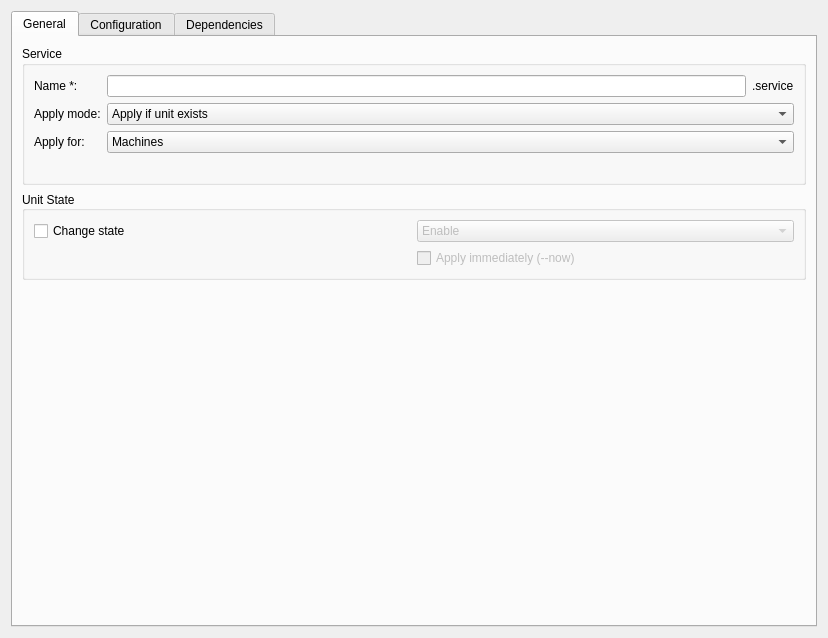
<?xml version="1.0" encoding="UTF-8"?>
<ui version="4.0">
 <class>SystemdWidget</class>
 <widget class="QWidget" name="SystemdWidget">
  <property name="geometry">
   <rect>
    <x>0</x>
    <y>0</y>
    <width>620</width>
    <height>638</height>
   </rect>
  </property>
  <property name="windowTitle">
   <string>Systemd Group Policy</string>
  </property>
  <layout class="QVBoxLayout" name="mainLayout">
   <item>
    <widget class="QTabWidget" name="mainTabWidget">
     <property name="currentIndex">
      <number>0</number>
     </property>
     <widget class="QWidget" name="generalTab">
      <attribute name="title">
       <string>General</string>
      </attribute>
      <layout class="QVBoxLayout" name="generalTabLayout">
       <item>
        <widget class="QGroupBox" name="unitGroupBox">
         <property name="title">
          <string>Service</string>
         </property>
         <layout class="QGridLayout" name="unitGridLayout">
          <item row="0" column="0">
           <widget class="QLabel" name="unitNameLabel">
            <property name="text">
             <string>Name *:</string>
            </property>
           </widget>
          </item>
          <item row="0" column="1">
           <layout class="QHBoxLayout" name="unitNameHBoxLayout">
            <item>
             <widget class="QLineEdit" name="unitNameLineEdit"/>
            </item>
            <item>
             <widget class="QLabel" name="unitTypeLabel">
              <property name="text">
               <string>.service</string>
              </property>
             </widget>
            </item>
           </layout>
          </item>
          <item row="1" column="0">
           <widget class="QLabel" name="applyModeLabel">
            <property name="text">
             <string>Apply mode:</string>
            </property>
           </widget>
          </item>
          <item row="1" column="1">
           <widget class="QComboBox" name="applyModeComboBox">
            <property name="currentIndex">
             <number>1</number>
            </property>
            <item>
             <property name="text">
              <string>Always apply</string>
             </property>
            </item>
            <item>
             <property name="text">
              <string>Apply if unit exists</string>
             </property>
            </item>
            <item>
             <property name="text">
              <string>Apply if unit missing</string>
             </property>
            </item>
           </widget>
          </item>
          <item row="2" column="0">
           <widget class="QLabel" name="policyTargetLabel">
            <property name="text">
             <string>Apply for:</string>
            </property>
           </widget>
          </item>
          <item row="2" column="1">
           <widget class="QComboBox" name="policyTargetComboBox">
            <item>
             <property name="text">
              <string>Machines</string>
             </property>
            </item>
            <item>
             <property name="text">
              <string>Users (--global)</string>
             </property>
            </item>
           </widget>
          </item>
          <item row="3" column="1">
           <widget class="QLabel" name="policyTargetHintLabel">
            <property name="text">
             <string/>
            </property>
            <property name="wordWrap">
             <bool>true</bool>
            </property>
           </widget>
          </item>
         </layout>
        </widget>
       </item>
       <item>
        <widget class="QGroupBox" name="stateGroupBox">
         <property name="title">
          <string>Unit State</string>
         </property>
         <property name="alignment">
          <set>Qt::AlignLeading|Qt::AlignLeft|Qt::AlignVCenter</set>
         </property>
         <layout class="QGridLayout" name="gridLayout">
          <item row="0" column="1">
           <widget class="QComboBox" name="changeUnitStateComboBox">
            <property name="enabled">
             <bool>false</bool>
            </property>
            <item>
             <property name="text">
              <string>Enable</string>
             </property>
            </item>
            <item>
             <property name="text">
              <string>Disable</string>
             </property>
            </item>
            <item>
             <property name="text">
              <string>Mask</string>
             </property>
            </item>
            <item>
             <property name="text">
              <string>Unmask</string>
             </property>
            </item>
            <item>
             <property name="text">
              <string>Preset</string>
             </property>
            </item>
           </widget>
          </item>
          <item row="1" column="1">
           <widget class="QCheckBox" name="nowCheckBox">
            <property name="enabled">
             <bool>false</bool>
            </property>
            <property name="text">
             <string>Apply immediately (--now)</string>
            </property>
           </widget>
          </item>
          <item row="0" column="0">
           <widget class="QCheckBox" name="changeUnitStateCheckBox">
            <property name="text">
             <string>Change state</string>
            </property>
           </widget>
          </item>
         </layout>
        </widget>
       </item>
       <item>
        <spacer name="generalBottomSpacer">
         <property name="orientation">
          <enum>Qt::Vertical</enum>
         </property>
         <property name="sizeHint" stdset="0">
          <size>
           <width>20</width>
           <height>40</height>
          </size>
         </property>
        </spacer>
       </item>
      </layout>
     </widget>
     <widget class="QWidget" name="configTab">
      <attribute name="title">
       <string>Configuration</string>
      </attribute>
      <layout class="QVBoxLayout" name="configTabLayout">
       <item>
        <widget class="QGroupBox" name="policyGroupBox">
         <property name="title">
          <string>Unit Configuration (Drop-in)</string>
         </property>
         <layout class="QVBoxLayout" name="policyGroupLayout">
          <item>
           <widget class="QCheckBox" name="editUnitFileCheckBox">
            <property name="text">
             <string>Modify configuration</string>
            </property>
           </widget>
          </item>
          <item>
           <layout class="QHBoxLayout" name="editModeHBoxLayout">
            <item>
             <widget class="QLabel" name="editModeLabel">
              <property name="text">
               <string>Edit mode:</string>
              </property>
             </widget>
            </item>
            <item>
             <widget class="QComboBox" name="unitEditModeComboBox">
              <property name="currentIndex">
               <number>1</number>
              </property>
              <item>
               <property name="text">
                <string>Create</string>
               </property>
              </item>
              <item>
               <property name="text">
                <string>Override (drop-in)</string>
               </property>
              </item>
              <item>
               <property name="text">
                <string>Create or Override</string>
               </property>
              </item>
             </widget>
            </item>
           </layout>
          </item>
          <item>
           <widget class="QLabel" name="editModeHintLabel">
            <property name="text">
             <string/>
            </property>
            <property name="wordWrap">
             <bool>true</bool>
            </property>
           </widget>
          </item>
          <item>
           <layout class="QHBoxLayout" name="dropInNameHBoxLayout">
            <item>
             <widget class="QLabel" name="dropInLabel">
              <property name="text">
               <string>Drop-in name:</string>
              </property>
             </widget>
            </item>
            <item>
             <spacer name="dropInSpacer">
              <property name="orientation">
               <enum>Qt::Horizontal</enum>
              </property>
              <property name="sizeHint" stdset="0">
               <size>
                <width>40</width>
                <height>20</height>
               </size>
              </property>
             </spacer>
            </item>
            <item>
             <widget class="QSpinBox" name="dropInPrefixSpinBox">
              <property name="minimum">
               <number>0</number>
              </property>
              <property name="maximum">
               <number>99</number>
              </property>
              <property name="value">
               <number>50</number>
              </property>
             </widget>
            </item>
            <item>
             <widget class="QLabel" name="dropInSeparatorLabel">
              <property name="text">
               <string>-</string>
              </property>
             </widget>
            </item>
            <item>
             <widget class="QLineEdit" name="dropInBaseNameLineEdit">
              <property name="text">
               <string>gpo</string>
              </property>
             </widget>
            </item>
            <item>
             <widget class="QLabel" name="dropInSuffixLabel">
              <property name="text">
               <string>.conf</string>
              </property>
             </widget>
            </item>
           </layout>
          </item>
          <item>
           <widget class="QTableWidget" name="actionsTableWidget">
            <property name="minimumSize">
             <size>
              <width>760</width>
              <height>140</height>
             </size>
            </property>
            <property name="selectionMode">
             <enum>QAbstractItemView::ExtendedSelection</enum>
            </property>
            <property name="selectionBehavior">
             <enum>QAbstractItemView::SelectRows</enum>
            </property>
            <column>
             <property name="text">
              <string>Strategy</string>
             </property>
            </column>
            <column>
             <property name="text">
              <string>Section *</string>
             </property>
            </column>
            <column>
             <property name="text">
              <string>Key *</string>
             </property>
            </column>
            <column>
             <property name="text">
              <string>Value *</string>
             </property>
            </column>
           </widget>
          </item>
          <item>
           <widget class="QPlainTextEdit" name="unitFileTextEdit">
            <property name="minimumSize">
             <size>
              <width>0</width>
              <height>180</height>
             </size>
            </property>
            <property name="lineWrapMode">
             <enum>QPlainTextEdit::NoWrap</enum>
            </property>
           </widget>
          </item>
          <item>
           <layout class="QHBoxLayout" name="policyControlHBoxLayout">
            <item>
             <spacer name="policyControlSpacer">
              <property name="orientation">
               <enum>Qt::Horizontal</enum>
              </property>
              <property name="sizeHint" stdset="0">
               <size>
                <width>0</width>
                <height>0</height>
               </size>
              </property>
             </spacer>
            </item>
            <item>
             <widget class="QPushButton" name="actionMoveUpButton">
              <property name="toolTip">
               <string>Move selected rows up</string>
              </property>
              <property name="text">
               <string>↑</string>
              </property>
             </widget>
            </item>
            <item>
             <widget class="QPushButton" name="actionMoveDownButton">
              <property name="toolTip">
               <string>Move selected rows down</string>
              </property>
              <property name="text">
               <string>↓</string>
              </property>
             </widget>
            </item>
            <item>
             <widget class="QPushButton" name="clearActionsPushButton">
              <property name="text">
               <string>Clear</string>
              </property>
             </widget>
            </item>
            <item>
             <widget class="QPushButton" name="removeActionPushButton">
              <property name="text">
               <string>Remove</string>
              </property>
             </widget>
            </item>
            <item>
             <widget class="QPushButton" name="addActionPushButton">
              <property name="text">
               <string>Add</string>
              </property>
             </widget>
            </item>
           </layout>
          </item>
          <item>
           <layout class="QHBoxLayout" name="switchEditorModeHBoxLayout">
            <item>
             <spacer name="switchEditorModeSpacer">
              <property name="orientation">
               <enum>Qt::Horizontal</enum>
              </property>
              <property name="sizeHint" stdset="0">
               <size>
                <width>0</width>
                <height>0</height>
               </size>
              </property>
             </spacer>
            </item>
            <item>
             <widget class="QPushButton" name="switchEditorModePushButton">
              <property name="text">
               <string>Switch to text mode</string>
              </property>
             </widget>
            </item>
           </layout>
          </item>
         </layout>
        </widget>
       </item>
      </layout>
     </widget>
     <widget class="QWidget" name="depsTab">
      <attribute name="title">
       <string>Dependencies</string>
      </attribute>
      <layout class="QVBoxLayout" name="depsTabLayout">
       <item>
        <widget class="QGroupBox" name="dependGroupBox">
         <property name="title">
          <string>Restart Triggers (Dependencies)</string>
         </property>
         <layout class="QVBoxLayout" name="dependGroupLayout">
          <item>
           <widget class="QTableWidget" name="dependenciesTableWidget">
            <property name="minimumSize">
             <size>
              <width>0</width>
              <height>140</height>
             </size>
            </property>
            <property name="selectionMode">
             <enum>QAbstractItemView::ExtendedSelection</enum>
            </property>
            <property name="selectionBehavior">
             <enum>QAbstractItemView::SelectRows</enum>
            </property>
            <column>
             <property name="text">
              <string>Type</string>
             </property>
            </column>
            <column>
             <property name="text">
              <string>Path</string>
             </property>
            </column>
           </widget>
          </item>
          <item>
           <layout class="QHBoxLayout" name="dependControlHBoxLayout">
            <item>
             <spacer name="denendSpacerHBoxLayout">
              <property name="orientation">
               <enum>Qt::Horizontal</enum>
              </property>
              <property name="sizeHint" stdset="0">
               <size>
                <width>0</width>
                <height>0</height>
               </size>
              </property>
             </spacer>
            </item>
            <item>
             <widget class="QPushButton" name="dependMoveUpButton">
              <property name="toolTip">
               <string>Move selected rows up</string>
              </property>
              <property name="text">
               <string>↑</string>
              </property>
             </widget>
            </item>
            <item>
             <widget class="QPushButton" name="dependMoveDownButton">
              <property name="toolTip">
               <string>Move selected rows down</string>
              </property>
              <property name="text">
               <string>↓</string>
              </property>
             </widget>
            </item>
            <item>
             <widget class="QPushButton" name="clearDependsPushButton">
              <property name="text">
               <string>Clear</string>
              </property>
             </widget>
            </item>
            <item>
             <widget class="QPushButton" name="removeDependPushButton">
              <property name="text">
               <string>Remove</string>
              </property>
             </widget>
            </item>
            <item>
             <widget class="QPushButton" name="addDependPushButton">
              <property name="text">
               <string>Add</string>
              </property>
             </widget>
            </item>
           </layout>
          </item>
         </layout>
        </widget>
       </item>
       <item>
        <spacer name="depsBottomSpacer">
         <property name="orientation">
          <enum>Qt::Vertical</enum>
         </property>
         <property name="sizeHint" stdset="0">
          <size>
           <width>20</width>
           <height>40</height>
          </size>
         </property>
        </spacer>
       </item>
      </layout>
     </widget>
    </widget>
   </item>
  </layout>
 </widget>
 <resources/>
 <connections/>
</ui>
